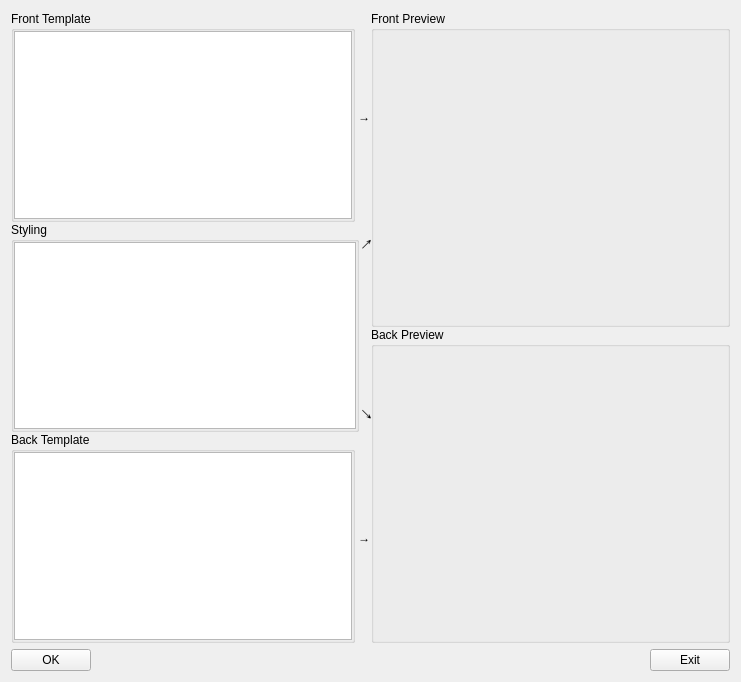
<?xml version="1.0" encoding="UTF-8"?>
<ui version="4.0">
 <class>EditMSidedCardTypeDlg</class>
 <widget class="QWidget" name="EditMSidedCardTypeDlg">
  <property name="geometry">
   <rect>
    <x>0</x>
    <y>0</y>
    <width>741</width>
    <height>682</height>
   </rect>
  </property>
  <property name="sizePolicy">
   <sizepolicy hsizetype="Expanding" vsizetype="Preferred">
    <horstretch>0</horstretch>
    <verstretch>0</verstretch>
   </sizepolicy>
  </property>
  <property name="windowTitle">
   <string>Form</string>
  </property>
  <layout class="QVBoxLayout" name="verticalLayout_5">
   <item>
    <layout class="QVBoxLayout" name="verticalLayout_3">
     <item>
      <layout class="QHBoxLayout" name="horizontalLayout_5">
       <property name="spacing">
        <number>0</number>
       </property>
       <item>
        <layout class="QVBoxLayout" name="verticalLayout">
         <item>
          <layout class="QHBoxLayout" name="horizontalLayout_4">
           <property name="spacing">
            <number>0</number>
           </property>
           <item>
            <widget class="QGroupBox" name="groupBox_6">
             <property name="sizePolicy">
              <sizepolicy hsizetype="Expanding" vsizetype="Expanding">
               <horstretch>0</horstretch>
               <verstretch>0</verstretch>
              </sizepolicy>
             </property>
             <property name="title">
              <string>Front Template</string>
             </property>
             <layout class="QHBoxLayout" name="horizontalLayout_6">
              <property name="spacing">
               <number>0</number>
              </property>
              <property name="leftMargin">
               <number>0</number>
              </property>
              <property name="topMargin">
               <number>0</number>
              </property>
              <property name="rightMargin">
               <number>0</number>
              </property>
              <property name="bottomMargin">
               <number>0</number>
              </property>
              <item>
               <widget class="QTextEdit" name="front_template"/>
              </item>
             </layout>
            </widget>
           </item>
           <item>
            <widget class="QLabel" name="label1_2">
             <property name="text">
              <string> →</string>
             </property>
            </widget>
           </item>
          </layout>
         </item>
         <item>
          <layout class="QHBoxLayout" name="horizontalLayout">
           <property name="spacing">
            <number>0</number>
           </property>
           <item>
            <widget class="QGroupBox" name="groupBox_3">
             <property name="sizePolicy">
              <sizepolicy hsizetype="Expanding" vsizetype="Expanding">
               <horstretch>0</horstretch>
               <verstretch>0</verstretch>
              </sizepolicy>
             </property>
             <property name="title">
              <string>Styling</string>
             </property>
             <layout class="QVBoxLayout" name="tlayout2">
              <property name="spacing">
               <number>0</number>
              </property>
              <property name="leftMargin">
               <number>0</number>
              </property>
              <property name="topMargin">
               <number>0</number>
              </property>
              <property name="rightMargin">
               <number>0</number>
              </property>
              <property name="bottomMargin">
               <number>0</number>
              </property>
              <item>
               <widget class="QTextEdit" name="css"/>
              </item>
             </layout>
            </widget>
           </item>
           <item>
            <layout class="QVBoxLayout" name="verticalLayout_4">
             <property name="spacing">
              <number>0</number>
             </property>
             <item>
              <spacer name="verticalSpacer">
               <property name="orientation">
                <enum>Qt::Vertical</enum>
               </property>
               <property name="sizeType">
                <enum>QSizePolicy::Preferred</enum>
               </property>
               <property name="sizeHint" stdset="0">
                <size>
                 <width>1</width>
                 <height>15</height>
                </size>
               </property>
              </spacer>
             </item>
             <item>
              <widget class="QLabel" name="labelc1">
               <property name="text">
                <string> ↗</string>
               </property>
              </widget>
             </item>
             <item>
              <spacer name="verticalSpacer_2">
               <property name="orientation">
                <enum>Qt::Vertical</enum>
               </property>
               <property name="sizeHint" stdset="0">
                <size>
                 <width>1</width>
                 <height>40</height>
                </size>
               </property>
              </spacer>
             </item>
             <item>
              <widget class="QLabel" name="labelc2">
               <property name="text">
                <string> ↘</string>
               </property>
              </widget>
             </item>
             <item>
              <spacer name="verticalSpacer_3">
               <property name="orientation">
                <enum>Qt::Vertical</enum>
               </property>
               <property name="sizeType">
                <enum>QSizePolicy::Preferred</enum>
               </property>
               <property name="sizeHint" stdset="0">
                <size>
                 <width>1</width>
                 <height>10</height>
                </size>
               </property>
              </spacer>
             </item>
            </layout>
           </item>
          </layout>
         </item>
         <item>
          <layout class="QHBoxLayout" name="horizontalLayout_2">
           <property name="spacing">
            <number>0</number>
           </property>
           <item>
            <widget class="QGroupBox" name="groupBox_2">
             <property name="sizePolicy">
              <sizepolicy hsizetype="Expanding" vsizetype="Expanding">
               <horstretch>0</horstretch>
               <verstretch>0</verstretch>
              </sizepolicy>
             </property>
             <property name="title">
              <string>Back Template</string>
             </property>
             <layout class="QHBoxLayout" name="horizontalLayout_7">
              <property name="spacing">
               <number>0</number>
              </property>
              <property name="leftMargin">
               <number>0</number>
              </property>
              <property name="topMargin">
               <number>0</number>
              </property>
              <property name="rightMargin">
               <number>0</number>
              </property>
              <property name="bottomMargin">
               <number>0</number>
              </property>
              <item>
               <widget class="QTextEdit" name="back_template"/>
              </item>
             </layout>
            </widget>
           </item>
           <item>
            <widget class="QLabel" name="label1_3">
             <property name="text">
              <string> →</string>
             </property>
            </widget>
           </item>
          </layout>
         </item>
        </layout>
       </item>
       <item>
        <layout class="QVBoxLayout" name="verticalLayout_2">
         <property name="spacing">
          <number>0</number>
         </property>
         <item>
          <widget class="QGroupBox" name="groupBox_5">
           <property name="title">
            <string>Front Preview</string>
           </property>
           <layout class="QHBoxLayout" name="horizontalLayout_9">
            <item>
             <widget class="QWebEngineView2" name="front_preview" native="true">
              <property name="sizePolicy">
               <sizepolicy hsizetype="Expanding" vsizetype="Expanding">
                <horstretch>0</horstretch>
                <verstretch>0</verstretch>
               </sizepolicy>
              </property>
              <property name="minimumSize">
               <size>
                <width>295</width>
                <height>50</height>
               </size>
              </property>
              <property name="focusPolicy">
               <enum>Qt::StrongFocus</enum>
              </property>
              <property name="acceptDrops">
               <bool>false</bool>
              </property>
              <property name="url" stdset="0">
               <url>
                <string>about:blank</string>
               </url>
              </property>
             </widget>
            </item>
           </layout>
          </widget>
         </item>
         <item>
          <widget class="QGroupBox" name="groupBox_4">
           <property name="title">
            <string>Back Preview</string>
           </property>
           <layout class="QHBoxLayout" name="horizontalLayout_8">
            <item>
             <widget class="QWebEngineView2" name="back_preview" native="true">
              <property name="sizePolicy">
               <sizepolicy hsizetype="Expanding" vsizetype="Expanding">
                <horstretch>0</horstretch>
                <verstretch>0</verstretch>
               </sizepolicy>
              </property>
              <property name="minimumSize">
               <size>
                <width>295</width>
                <height>50</height>
               </size>
              </property>
              <property name="focusPolicy">
               <enum>Qt::StrongFocus</enum>
              </property>
              <property name="acceptDrops">
               <bool>false</bool>
              </property>
              <property name="url" stdset="0">
               <url>
                <string>about:blank</string>
               </url>
              </property>
             </widget>
            </item>
           </layout>
           <zorder>back_preview</zorder>
           <zorder></zorder>
          </widget>
         </item>
        </layout>
       </item>
      </layout>
     </item>
     <item>
      <layout class="QHBoxLayout" name="horizontalLayout_3">
       <item>
        <widget class="QPushButton" name="ok_button">
         <property name="text">
          <string>OK</string>
         </property>
        </widget>
       </item>
       <item>
        <spacer name="horizontalSpacer">
         <property name="orientation">
          <enum>Qt::Horizontal</enum>
         </property>
         <property name="sizeHint" stdset="0">
          <size>
           <width>40</width>
           <height>20</height>
          </size>
         </property>
        </spacer>
       </item>
       <item>
        <widget class="QPushButton" name="exit_button">
         <property name="text">
          <string>Exit</string>
         </property>
        </widget>
       </item>
      </layout>
     </item>
    </layout>
   </item>
  </layout>
  <zorder>groupBox_4</zorder>
  <zorder>groupBox_5</zorder>
  <zorder>groupBox_2</zorder>
  <zorder>label2</zorder>
  <zorder>layoutWidget_4</zorder>
  <zorder>layoutWidget</zorder>
  <zorder>groupBox_6</zorder>
  <zorder>groupBox_6</zorder>
  <zorder>ok_button</zorder>
  <zorder>exit_button</zorder>
  <zorder>horizontalSpacer</zorder>
  <zorder>label1_3</zorder>
  <zorder>label1_3</zorder>
 </widget>
 <customwidgets>
  <customwidget>
   <class>QWebEngineView2</class>
   <extends>QWidget</extends>
   <header>mnemosyne/pyqt_ui/qwebengineview2</header>
  </customwidget>
 </customwidgets>
 <resources>
  <include location="../../../../../anki/designer/icons.qrc"/>
 </resources>
 <connections>
  <connection>
   <sender>exit_button</sender>
   <signal>clicked()</signal>
   <receiver>EditMSidedCardTypeDlg</receiver>
   <slot>close()</slot>
   <hints>
    <hint type="sourcelabel">
     <x>527</x>
     <y>681</y>
    </hint>
    <hint type="destinationlabel">
     <x>312</x>
     <y>353</y>
    </hint>
   </hints>
  </connection>
  <connection>
   <sender>ok_button</sender>
   <signal>clicked()</signal>
   <receiver>EditMSidedCardTypeDlg</receiver>
   <slot>close()</slot>
   <hints>
    <hint type="sourcelabel">
     <x>67</x>
     <y>681</y>
    </hint>
    <hint type="destinationlabel">
     <x>312</x>
     <y>353</y>
    </hint>
   </hints>
  </connection>
 </connections>
</ui>
